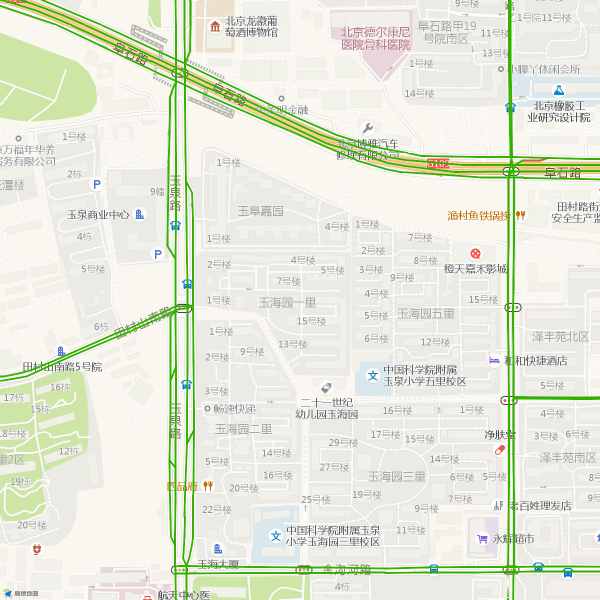
#> input picture images/test/0/0.png, 1200 x 1200 px (shown at 1/2 size)
$ python -i RGB_color.py   (imports and definitions only)
#> lines starting #> are read from the running program, lines starting #| are printed output that depends on the picture; after the words box and inside, x2 and y2 are one past the last pixel; in counts of white or black regions, pixels touching at a corner belong together
#> further down, picture is the input picture: shape (1200, 1200, 3); mean B, G, R 218.6, 232.9, 229.5
import os
import cv2
import numpy as np
import matplotlib.pyplot as plt
from PIL import Image

alpha=0.15
belta=0.11
day='morning'
path = '/home/kirin/Python_Code/red-green-blindness/video_maker/final/'+day+'/'

Out_path = '/home/kirin/Python_Code/red-green-blindness/video_maker/output_video/OutPut_aft.mp4'
# [1 line that did not run here, left out]

input_dir='/run/media/kirin/新加卷1/images/'
path=input_dir
filelist = []
# [11 lines not run here, left out]
color_dic = {'RED_l': np.array([0, 0, 220]), 'RED_h': np.array([0, 0, 222]),
             'YELLO_l': np.array([0, 202, 253]), 'YELLO_h': np.array([0, 204, 255]),
             'GREEN_l': np.array([0, 175, 49]), 'GREEN_h': np.array([0, 177, 51]),
             'DEEPRED_l': np.array([13, 13, 138]), 'DEEPRED_h': np.array([13, 13, 140]), }


def get_line(frame):
    # get mask
    r = cv2.inRange(frame, color_dic['RED_l'], color_dic['RED_h'])
#> r: shape (1200, 1200); every value is 0
    y = cv2.inRange(frame, color_dic['YELLO_l'], color_dic['YELLO_h'])
    g = cv2.inRange(frame, color_dic['GREEN_l'], color_dic['GREEN_h'])
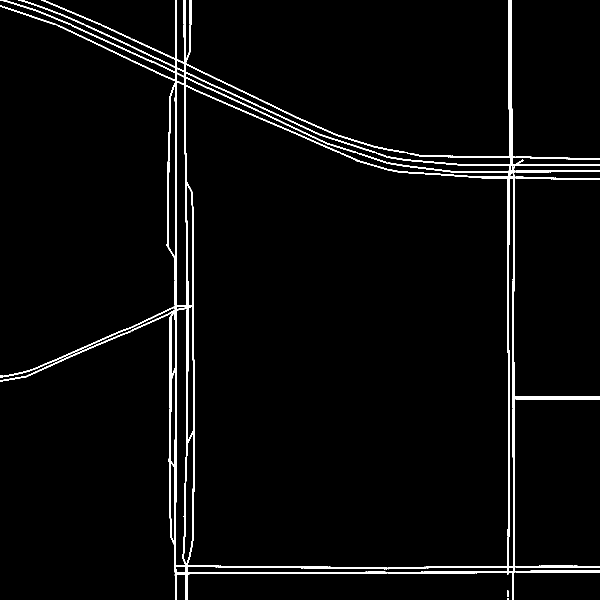
#> g: shape (1200, 1200) (shown at 1/2 size); 3.2% white; 25 white regions (4 under 20 px), largest, box (x1, y1, x2, y2) and area: (263, 0, 518, 1200) 18987, (775, 0, 1200, 1200) 14907, (519, 1143, 774, 1148) 964
    dr = cv2.inRange(frame, color_dic['DEEPRED_l'], color_dic['DEEPRED_h'])
    mask = r + y + g + dr
    # mask = g
    res = cv2.bitwise_and(frame, frame, mask=mask)
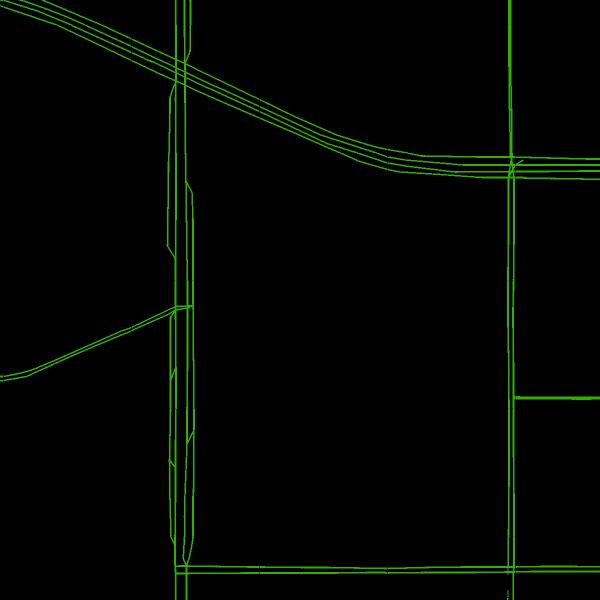
#> res: shape (1200, 1200, 3) (shown at 1/2 size); mean B, G, R 0, 5.6, 1.6
    return mask, g, y, r, dr
    # return res


# [1 line not run here, left out]

hot_map = 0
count = 0
# [17 lines not run here, left out]

total_time = count * 2

# [1 line that did not run here, left out]


# np.save("data.npy", map)

# [5 lines not run here, left out]


# [1 line that did not run here, left out]
# [1 line that did not run here, left out]
# [1 line that did not run here, left out]

# [1 line that did not run here, left out]
# [1 line that did not run here, left out]
# [1 line that did not run here, left out]

# [1 line that did not run here, left out]
# [1 line that did not run here, left out]
# [1 line that did not run here, left out]

# [1 line that did not run here, left out]
# [1 line that did not run here, left out]
# [1 line that did not run here, left out]

# [1 line that did not run here, left out]

# [1 line not run here, left out]

>>> import cv2
>>> picture = cv2.imread('../images/test/0/0.png')
>>> result = get_line(picture)
#> result = 5 items

$ run again, on images/test/1/1.png
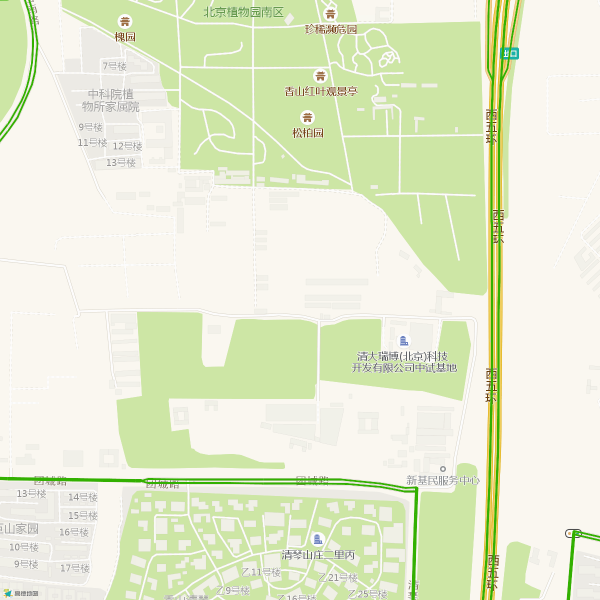
#> input picture images/test/1/1.png, 1200 x 1200 px (shown at 1/2 size)
#> picture is the input picture: shape (1200, 1200, 3); mean B, G, R 207.9, 236.8, 229.1
#> r: shape (1200, 1200); every value is 0
#> in get_line, `g = cv2.inRange(frame, color_dic['GREEN_l'], color_dic['GREEN_h'])`:
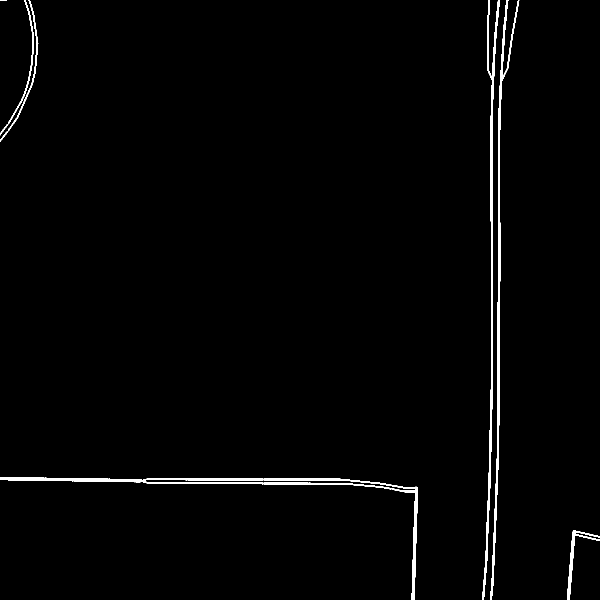
#> g: shape (1200, 1200) (shown at 1/2 size); 1.4% white; 12 white regions (1 under 20 px), largest, box (x1, y1, x2, y2) and area: (980, 0, 1039, 1200) 5256, (964, 0, 1000, 1200) 5255, (0, 954, 527, 969) 3534
#> in get_line, `res = cv2.bitwise_and(frame, frame, mask=mask)`:
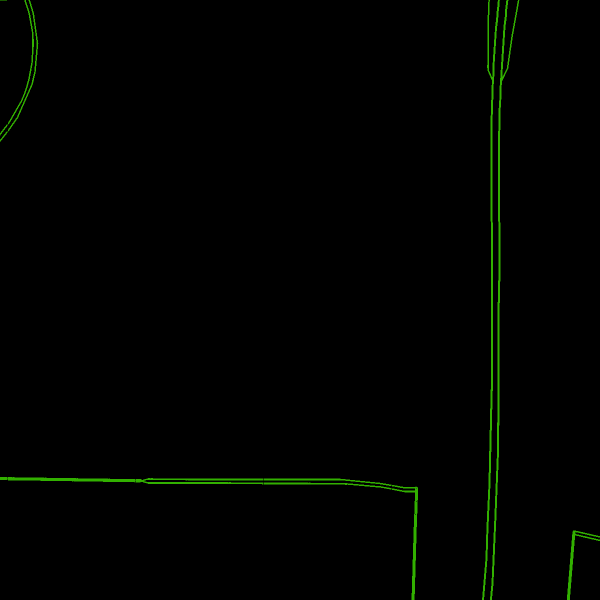
#> res: shape (1200, 1200, 3) (shown at 1/2 size); mean B, G, R 0, 2.5, 0.7
#> result = 5 items

$ run again, on images/test/2/0.png
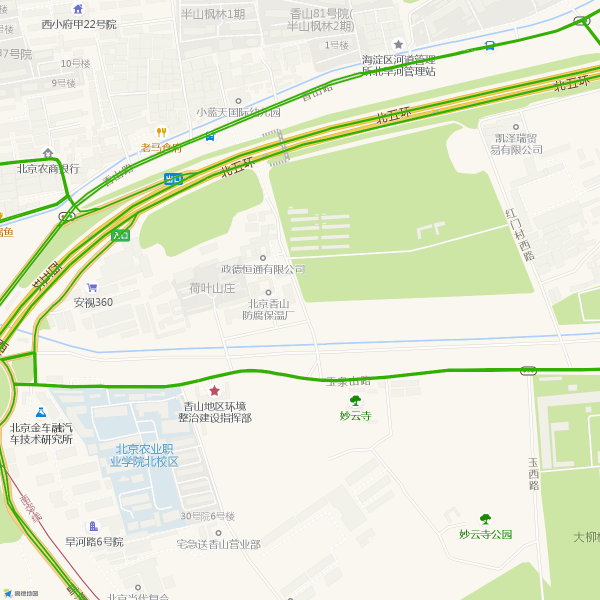
#> input picture images/test/2/0.png, 1200 x 1200 px (shown at 1/2 size)
#> picture is the input picture: shape (1200, 1200, 3); mean B, G, R 213.9, 236.2, 230.4
#> r: shape (1200, 1200); every value is 0
#> in get_line, `g = cv2.inRange(frame, color_dic['GREEN_l'], color_dic['GREEN_h'])`:
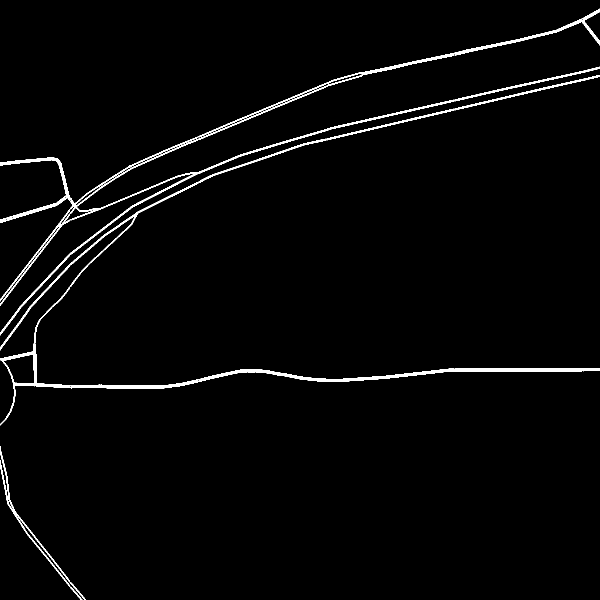
#> g: shape (1200, 1200) (shown at 1/2 size); 2.2% white; 24 white regions, largest, box (x1, y1, x2, y2) and area: (397, 736, 1200, 764) 5061, (141, 273, 396, 510) 3662, (0, 573, 140, 851) 2252
#> in get_line, `res = cv2.bitwise_and(frame, frame, mask=mask)`:
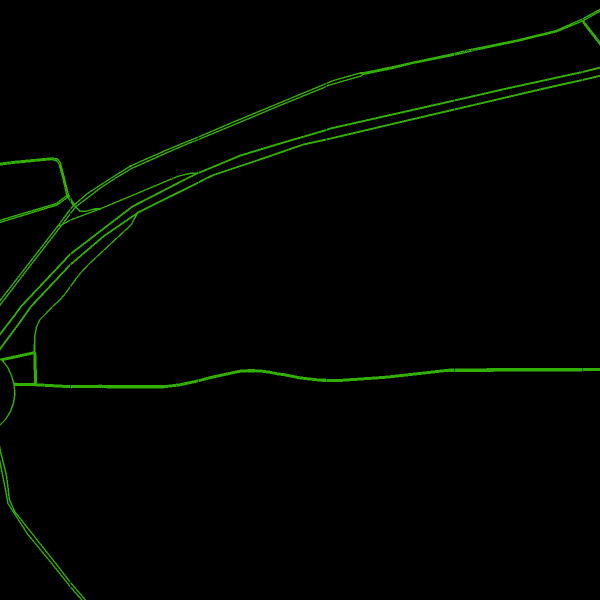
#> res: shape (1200, 1200, 3) (shown at 1/2 size); mean B, G, R 0, 3.9, 1.1
#> result = 5 items
